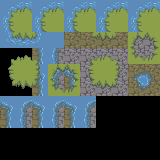

This game map was drawn from its Tiled (.tmx) file and the tilesets committed beside it. A one-line description and the full map source follow:
An orthogonal 5x5 tile map with 32x32 px tiles, 3 tile layers (Tile 3, Tile 2, Tile Layer 1), 1 image layer and 6 objects (Object 1, P1, Circle1, TileObj, randomclass).

<map version="1.10" tiledversion="1.11.0" orientation="orthogonal" renderorder="right-down" width="5" height="5" tilewidth="32" tileheight="32" infinite="0" nextlayerid="8" nextobjectid="8">
 <tileset firstgid="1" source="tileset.tsx" />
 <group id="2" name="Root">
  <objectgroup id="3" name="Objects">
   <object id="1" name="Object 1" x="25.6667" y="28.6667" width="31.3333" height="31.3333" />
   <object id="3" name="P1" x="117.667" y="48.6667">
    <point />
   </object>
   <object id="4" name="Circle1" x="77" y="72.3333" width="34.6667" height="34.6667">
    <ellipse />
   </object>
   <object id="5" template="poly.tx" x="20.6667" y="114.667" />
   <object id="6" name="TileObj" gid="7" x="-35" y="110.333" width="64" height="146" />
   <object id="7" template="random.tx" type="randomclass" x="134.552" y="113.638" />
  </objectgroup>
  <group id="5" name="Sub">
   <layer id="7" name="Tile 3" width="5" height="5">
    <data encoding="csv">
0,0,0,0,0,
0,0,0,0,0,
0,0,0,0,0,
0,0,0,0,0,
0,0,0,0,0
</data>
   </layer>
   <layer id="6" name="Tile 2" width="5" height="5">
    <data encoding="csv">
0,15,15,0,0,
0,15,15,0,0,
0,15,15,15,0,
15,15,15,0,0,
0,0,0,0,0
</data>
   </layer>
  </group>
  <imagelayer id="4" name="ImageLayer" repeatx="1">
   <image source="tileset.png" width="256" height="96" />
  </imagelayer>
  <layer id="1" name="Tile Layer 1" width="5" height="5">
   <data encoding="csv">
1,1,1,1,1,
0,0,0,0,0,
0,0,0,0,0,
0,0,0,0,0,
0,0,0,0,0
</data>
  </layer>
 </group>
</map>
